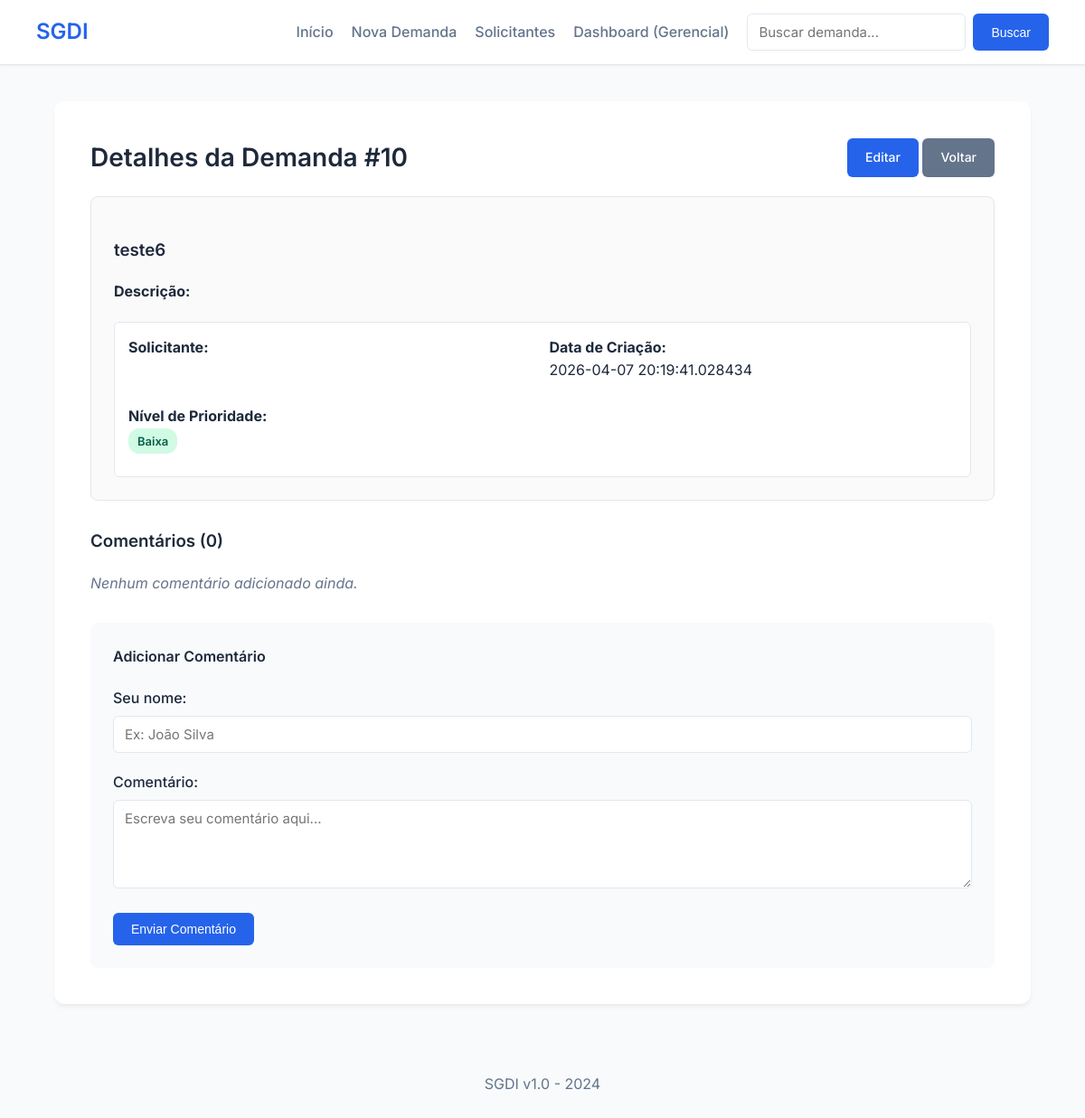
Before: /detalhes/10 with the older database file.
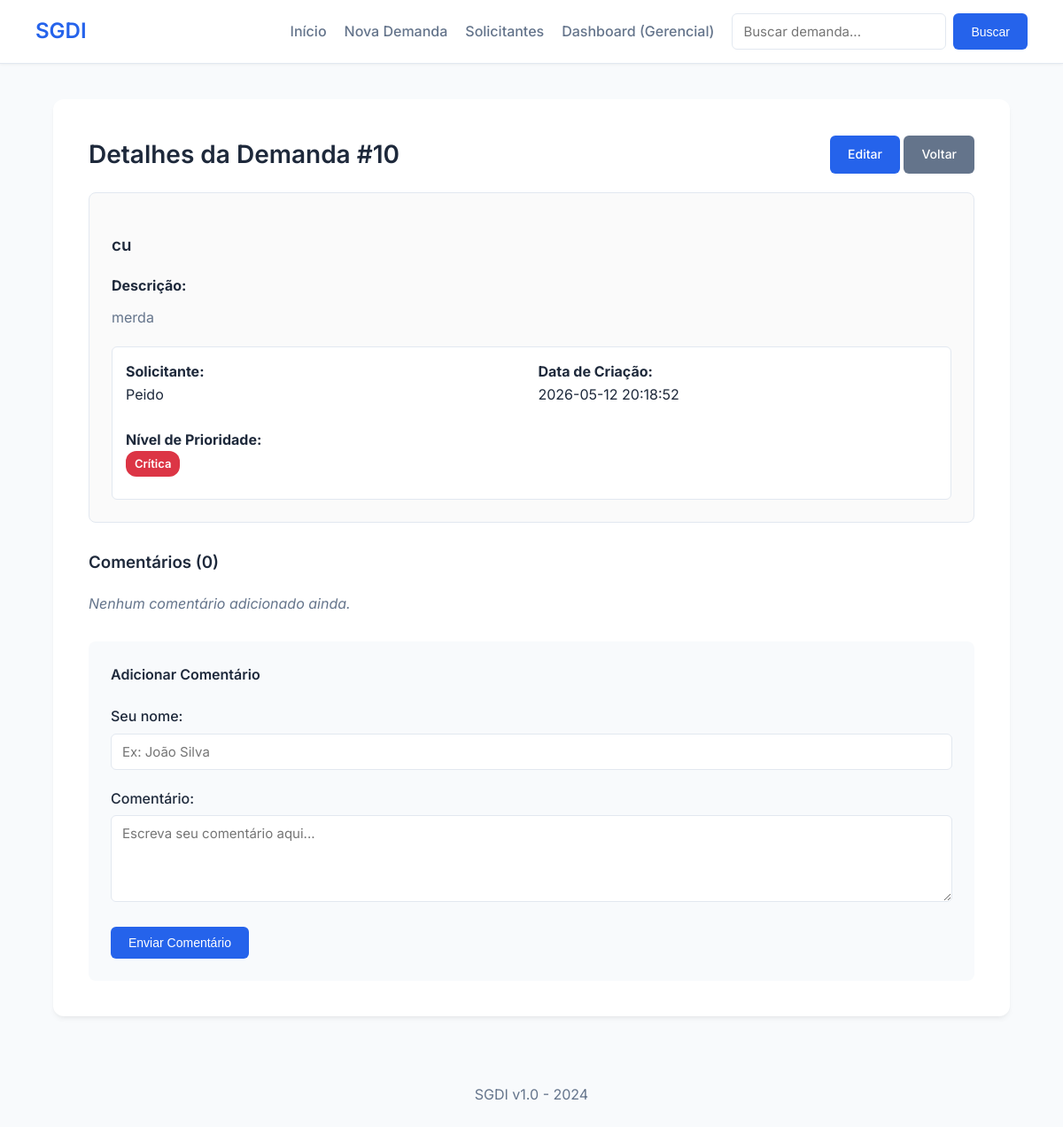
After: the same page with the newer database file.
### tables this page shows
CREATE TABLE demandas (
    id INTEGER PRIMARY KEY AUTOINCREMENT,
    titulo TEXT,
    descricao TEXT,
    solicitante TEXT,
    data_criacao TEXT,
    nivel_prioridade TEXT,
    status TEXT,
    responsavel TEXT,
    data_conclusao TEXT,
    prazo TEXT
);

### app.py (the view)
@app.route('/detalhes/<int:id>')
def detalhes(id):
    conn = get_db()
    cursor = conn.cursor()
    demanda = cursor.execute(
        'SELECT * FROM demandas WHERE id=?', (id,)
    ).fetchone()
    comentarios = cursor.execute(
        'SELECT * FROM comentarios WHERE demanda_id=?',
        (id,)
    ).fetchall()
    conn.close()
    return render_template('detalhes.html', demanda=demanda, comentarios=comentarios)

### app.py (called while the page is built)
def get_db():
    conn = sqlite3.connect('demandas.db')
    conn.row_factory = sqlite3.Row
    return conn

### templates/detalhes.html
{% extends "base.html" %}
{% block content %}
<div style="display: flex; justify-content: space-between; align-items: center; margin-bottom: 20px;">
    <h2 style="margin: 0;">Detalhes da Demanda #{{ demanda[0] }}</h2>
    <div>
        <a href="/editar/{{ demanda[0] }}" class="btn">Editar</a>
        <a href="/" class="btn btn-secondary">Voltar</a>
    </div>
</div>
<div class="detail-card">
    <h3>{{ demanda[1] }}</h3>
    <p><strong>Descrição:</strong></p>
    <p style="white-space: pre-wrap; margin-bottom: 20px; color: var(--text-muted);">{{ demanda[2] }}</p>
    <div style="display: grid; grid-template-columns: 1fr 1fr; gap: 15px; background: #fff; padding: 15px; border-radius: 6px; border: 1px solid var(--border-color);">
        <p><strong>Solicitante:</strong><br>{{ demanda[3] }}</p>
        <p><strong>Data de Criação:</strong><br>{{ demanda[4] }}</p>
        <p><strong>Nível de Prioridade:</strong><br>
            {% if demanda[5]|lower in ['crítica','critica'] %}
                <span class="badge badge-critica" style="background:#dc3545; color:#fff;">Crítica</span>
            {% elif demanda[5]|lower == 'alta' %}
                <span class="badge badge-alta">Alta</span>
            {% elif demanda[5]|lower in ['média','media'] %}
                <span class="badge badge-media">Média</span>
            {% else %}
                <span class="badge badge-baixa">Baixa</span>
            {% endif %}
        </p>
    </div>
</div>
<h3>Comentários ({{ comentarios|length }})</h3>
<div style="margin-bottom: 30px;">
    {% for comentario in comentarios %}
    <div class="comment-card">
        <p class="meta"><strong>{{ comentario[3] }}</strong> em {{ comentario[4] }}</p>
        <p>{{ comentario[2] }}</p>
    </div>
    {% else %}
    <p style="color: var(--text-muted); font-style: italic;">Nenhum comentário adicionado ainda.</p>
    {% endfor %}
</div>
<div style="background: var(--bg-color); padding: 25px; border-radius: 8px;">
    <h4 style="margin-top: 0;">Adicionar Comentário</h4>
    <form method="POST" action="/adicionar_comentario/{{ demanda[0] }}">
        <div class="form-group">
            <label>Seu nome:</label>
            <input type="text" name="autor" placeholder="Ex: João Silva" required>
        </div>
        <div class="form-group">
            <label>Comentário:</label>
            <textarea name="comentario" rows="4" placeholder="Escreva seu comentário aqui..." required></textarea>
        </div>
        <button type="submit">Enviar Comentário</button>
    </form>
</div>
{% endblock %}

Changed rows visible on the page:
changed demandas id 10: titulo "teste6" → "cu"; descricao (not shown) → "merda"; solicitante (not shown) → "Peido"; data_criacao "2026-04-07 20:19:41.028434" → "2026-05-12 20:18:52"; nivel_prioridade "Baixa" → "Crítica" (drawn)
Other visible differences:
text no longer shown: "Baixa"
text now shown: "Crítica"
